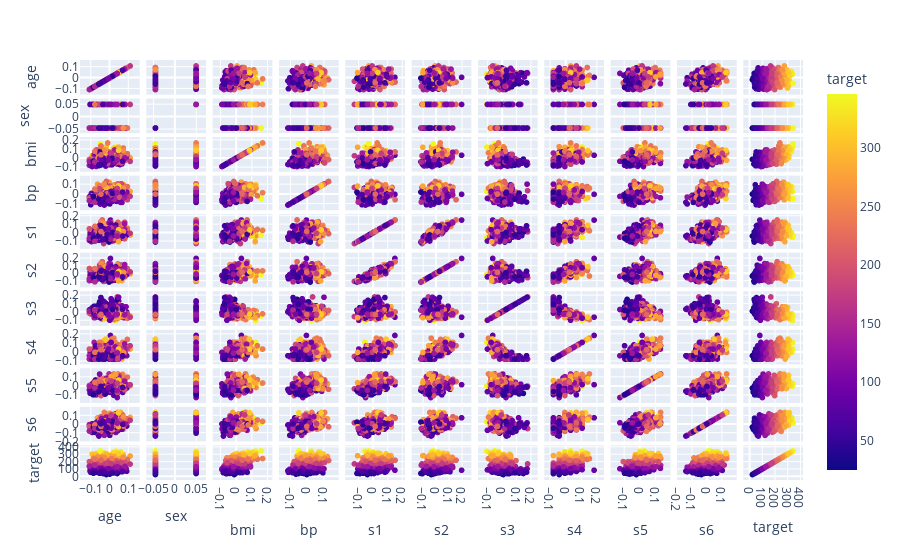

This figure's notebook cell:
### Code cell
df = pd.DataFrame(data=data, columns=dataset.feature_names)
df["target"] = target

px.scatter_matrix(df, color="target")

### Figure 1 — Plotly figure (JSON) as saved in the notebook; plotly's stock layout.template omitted (floating-point values rounded to 4 significant figures; data arrays with more than 128 entries replaced by an {"elided": "..."} marker saying what was removed)
{"data": [{"dimensions": [{"axis": {"matches": true}, "label": "age", "values": {"elided": "442 float values"}}, {"axis": {"matches": true}, "label": "sex", "values": {"elided": "442 float values"}}, {"axis": {"matches": true}, "label": "bmi", "values": {"elided": "442 float values"}}, {"axis": {"matches": true}, "label": "bp", "values": {"elided": "442 float values"}}, {"axis": {"matches": true}, "label": "s1", "values": {"elided": "442 float values"}}, {"axis": {"matches": true}, "label": "s2", "values": {"elided": "442 float values"}}, {"axis": {"matches": true}, "label": "s3", "values": {"elided": "442 float values"}}, {"axis": {"matches": true}, "label": "s4", "values": {"elided": "442 float values"}}, {"axis": {"matches": true}, "label": "s5", "values": {"elided": "442 float values"}}, {"axis": {"matches": true}, "label": "s6", "values": {"elided": "442 float values"}}, {"axis": {"matches": true}, "label": "target", "values": {"elided": "442 int values"}}], "hovertemplate": "%{xaxis.title.text}=%{x}<br>%{yaxis.title.text}=%{y}<br>target=%{marker.color}<extra></extra>", "legendgroup": "", "marker": {"color": {"elided": "442 int values"}, "coloraxis": "coloraxis", "symbol": "circle"}, "name": "", "showlegend": false, "type": "splom"}], "layout": {"coloraxis": {"colorbar": {"title": {"text": "target"}}, "colorscale": [[0, "#0d0887"], [0.1111, "#46039f"], [0.2222, "#7201a8"], [0.3333, "#9c179e"], [0.4444, "#bd3786"], [0.5556, "#d8576b"], [0.6667, "#ed7953"], [0.7778, "#fb9f3a"], [0.8889, "#fdca26"], [1, "#f0f921"]]}, "dragmode": "select", "legend": {"tracegroupgap": 0}, "margin": {"t": 60}}}
